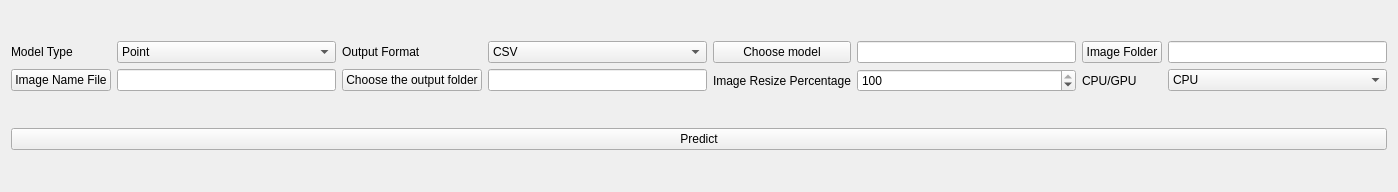
<?xml version="1.0" encoding="UTF-8"?>
<ui version="4.0">
 <class>Form</class>
 <widget class="QWidget" name="Form">
  <property name="geometry">
   <rect>
    <x>0</x>
    <y>0</y>
    <width>1398</width>
    <height>192</height>
   </rect>
  </property>
  <property name="windowTitle">
   <string>Form</string>
  </property>
  <property name="styleSheet">
   <string notr="true">font: 12pt &quot;Arial&quot;;</string>
  </property>
  <layout class="QGridLayout" name="gridLayout_2">
   <item row="0" column="0">
    <layout class="QGridLayout" name="gridLayout">
     <item row="0" column="2">
      <widget class="QLabel" name="label_2">
       <property name="text">
        <string>Output Format</string>
       </property>
      </widget>
     </item>
     <item row="2" column="4">
      <widget class="QLabel" name="label">
       <property name="text">
        <string>Image Resize Percentage</string>
       </property>
      </widget>
     </item>
     <item row="0" column="5">
      <widget class="QLineEdit" name="lineEdit_checkpoint">
       <property name="text">
        <string/>
       </property>
       <property name="readOnly">
        <bool>true</bool>
       </property>
      </widget>
     </item>
     <item row="0" column="1">
      <widget class="QComboBox" name="comboBox_cate">
       <item>
        <property name="text">
         <string>Point</string>
        </property>
       </item>
       <item>
        <property name="text">
         <string>Segmentation</string>
        </property>
       </item>
      </widget>
     </item>
     <item row="0" column="8">
      <widget class="QLineEdit" name="lineEdit_dir">
       <property name="readOnly">
        <bool>true</bool>
       </property>
      </widget>
     </item>
     <item row="2" column="5">
      <widget class="QSpinBox" name="spinBox_scale">
       <property name="minimum">
        <number>1</number>
       </property>
       <property name="maximum">
        <number>100</number>
       </property>
       <property name="value">
        <number>100</number>
       </property>
      </widget>
     </item>
     <item row="2" column="2">
      <widget class="QPushButton" name="pushButton_output">
       <property name="text">
        <string>Choose the output folder</string>
       </property>
      </widget>
     </item>
     <item row="2" column="3">
      <widget class="QLineEdit" name="lineEdit_output">
       <property name="text">
        <string/>
       </property>
       <property name="readOnly">
        <bool>true</bool>
       </property>
      </widget>
     </item>
     <item row="2" column="0">
      <widget class="QPushButton" name="pushButton_file">
       <property name="text">
        <string>Image Name File</string>
       </property>
      </widget>
     </item>
     <item row="0" column="4">
      <widget class="QPushButton" name="pushButton_checkpoint">
       <property name="text">
        <string>Choose model</string>
       </property>
      </widget>
     </item>
     <item row="0" column="6">
      <widget class="QPushButton" name="pushButton_dir">
       <property name="text">
        <string>Image Folder</string>
       </property>
      </widget>
     </item>
     <item row="2" column="1">
      <widget class="QLineEdit" name="lineEdit_file">
       <property name="readOnly">
        <bool>true</bool>
       </property>
      </widget>
     </item>
     <item row="0" column="0">
      <widget class="QLabel" name="label_6">
       <property name="text">
        <string>Model Type</string>
       </property>
      </widget>
     </item>
     <item row="0" column="3">
      <widget class="QComboBox" name="comboBox_format">
       <item>
        <property name="text">
         <string>CSV</string>
        </property>
       </item>
      </widget>
     </item>
     <item row="2" column="8">
      <widget class="QComboBox" name="comboBox_cpu_gpu">
       <item>
        <property name="text">
         <string>CPU</string>
        </property>
       </item>
       <item>
        <property name="text">
         <string>GPU</string>
        </property>
       </item>
      </widget>
     </item>
     <item row="2" column="6">
      <widget class="QLabel" name="label_3">
       <property name="text">
        <string>CPU/GPU</string>
       </property>
      </widget>
     </item>
    </layout>
   </item>
   <item row="1" column="0">
    <widget class="QPushButton" name="pushButton_predict">
     <property name="text">
      <string>Predict</string>
     </property>
    </widget>
   </item>
  </layout>
 </widget>
 <resources/>
 <connections/>
</ui>
